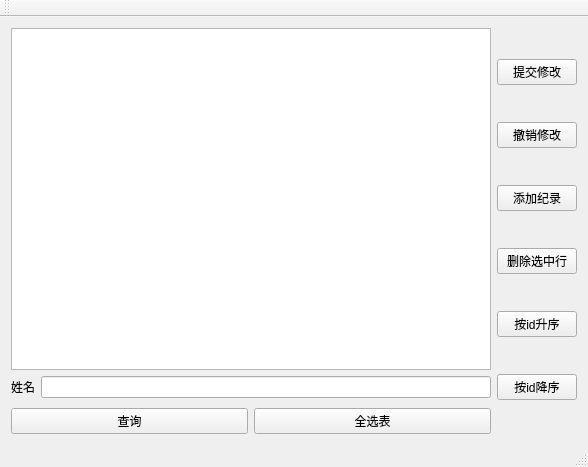
<?xml version="1.0" encoding="UTF-8"?>
<ui version="4.0">
 <class>MainWindow</class>
 <widget class="QMainWindow" name="MainWindow">
  <property name="geometry">
   <rect>
    <x>0</x>
    <y>0</y>
    <width>588</width>
    <height>467</height>
   </rect>
  </property>
  <property name="windowTitle">
   <string>MainWindow</string>
  </property>
  <widget class="QWidget" name="centralWidget">
   <layout class="QGridLayout" name="gridLayout_2">
    <item row="0" column="0">
     <widget class="QTableView" name="tableView"/>
    </item>
    <item row="0" column="1" rowspan="2">
     <layout class="QVBoxLayout" name="verticalLayout">
      <item>
       <widget class="QPushButton" name="pushButton_5">
        <property name="text">
         <string>提交修改</string>
        </property>
       </widget>
      </item>
      <item>
       <widget class="QPushButton" name="pushButton_3">
        <property name="text">
         <string>撤销修改</string>
        </property>
       </widget>
      </item>
      <item>
       <widget class="QPushButton" name="pushButton_4">
        <property name="text">
         <string>添加纪录</string>
        </property>
       </widget>
      </item>
      <item>
       <widget class="QPushButton" name="pushButton_6">
        <property name="text">
         <string>删除选中行</string>
        </property>
       </widget>
      </item>
      <item>
       <widget class="QPushButton" name="pushButton">
        <property name="text">
         <string>按id升序</string>
        </property>
       </widget>
      </item>
      <item>
       <widget class="QPushButton" name="pushButton_2">
        <property name="text">
         <string>按id降序</string>
        </property>
       </widget>
      </item>
     </layout>
    </item>
    <item row="1" column="0">
     <layout class="QVBoxLayout" name="verticalLayout_2" stretch="5,1">
      <property name="spacing">
       <number>10</number>
      </property>
      <item>
       <layout class="QGridLayout" name="gridLayout">
        <item row="0" column="1">
         <widget class="QLineEdit" name="lineEdit"/>
        </item>
        <item row="0" column="0">
         <widget class="QLabel" name="label">
          <property name="text">
           <string>姓名</string>
          </property>
         </widget>
        </item>
       </layout>
      </item>
      <item>
       <layout class="QHBoxLayout" name="horizontalLayout">
        <item>
         <widget class="QPushButton" name="pushButton_9">
          <property name="text">
           <string>查询</string>
          </property>
         </widget>
        </item>
        <item>
         <widget class="QPushButton" name="pushButton_8">
          <property name="text">
           <string>全选表</string>
          </property>
         </widget>
        </item>
       </layout>
      </item>
     </layout>
    </item>
   </layout>
  </widget>
  <widget class="QMenuBar" name="menuBar">
   <property name="geometry">
    <rect>
     <x>0</x>
     <y>0</y>
     <width>588</width>
     <height>23</height>
    </rect>
   </property>
  </widget>
  <widget class="QToolBar" name="mainToolBar">
   <attribute name="toolBarArea">
    <enum>TopToolBarArea</enum>
   </attribute>
   <attribute name="toolBarBreak">
    <bool>false</bool>
   </attribute>
  </widget>
  <widget class="QStatusBar" name="statusBar"/>
 </widget>
 <layoutdefault spacing="6" margin="11"/>
 <resources/>
 <connections/>
</ui>
